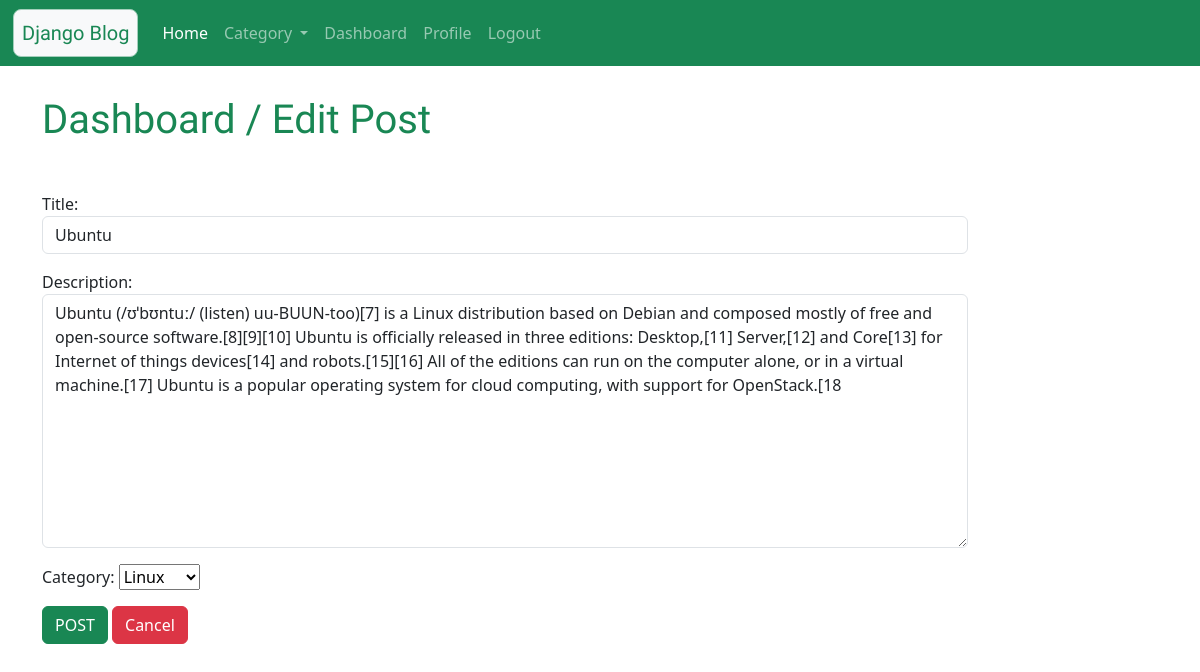
The page /edit/6 (signed in) on the database its author committed.
### blog/models.py (models this page shows)
class Blog(models.Model):
    user = models.ForeignKey(User,on_delete=models.CASCADE)
    category = models.CharField(max_length=100, choices=category)
    title = models.CharField(max_length=150)
    description = models.TextField()
    create_at = models.DateTimeField(auto_now_add=True)
    update_at = models.DateTimeField(auto_now=True)

### blog/views.py (the view)
# urls.py: path('edit/<int:id>', views.blog_edit, name='edit'),
def blog_edit(request, id):
    if request.user.is_authenticated:
        if request.method == 'POST':
            pi = Blog.objects.get(pk=id)
            fm = BlogPostFrom(request.POST, instance=pi)
            if fm.is_valid():
                fm.save()
                messages.success(request, 'Successfully Update!')
                return HttpResponseRedirect('/dashboard/')
        else:
            pi = Blog.objects.get(pk=id)
            fm = BlogPostFrom(instance=pi)
        context = {
                    'fm':fm,
                    'all_blog' : Blog.objects.all(),
                }
        return render(request, 'blog/edit.html', context)
    else:
        return HttpResponseRedirect('/user/login/')

### blog/forms.py
class BlogPostFrom(forms.ModelForm):
    class Meta:
        model = Blog
        fields = ['title', 'description', 'category']
        labels = {'title':'Title', 'description':'Description'}
        widgets = {
            'title': forms.TextInput(attrs={'class':'form-control'}),
            'description': forms.Textarea(attrs={'class':'form-control'})
            }

### template/blog/edit.html
{% extends 'blog/base.html' %}
{% load static %}
{% block content %}
<div class="col-10  my-5">
  <h1 class="text-success Rounded my-5">
    Dashboard / Edit Post
  </h1>
  <form action="" method="POST" novalidate> {% csrf_token %}
    {{fm.as_p}}
    <input type="submit" value="POST" class="btn btn-success">
    <a href="{% url 'dashboard' %} " class="btn btn-danger">Cancel</a>
  </form><br>
{% endblock content %}

### static/blog/css/style.css (style rules this page uses)
.Rounded { font-family: 'Kalam', cursive; }

### rows shown on the page
Blog: title "Ubuntu", description "Ubuntu (/ʊˈbʊntuː/ (listen) uu-BUUN-too)[7] is a Linux distribution based on Debian and composed mostly of free and open-source software.[8][9][10] Ubuntu is officially released in three editions: Desktop,[11] Server,[12] and Core[13] for Internet of things devices[14] and robots.[15][16] All of the editions can run on the computer alone, or in a virtual machine.[17] Ubuntu is a popular operating system for cloud computing, with support for OpenStack.[18", category "Linux"
